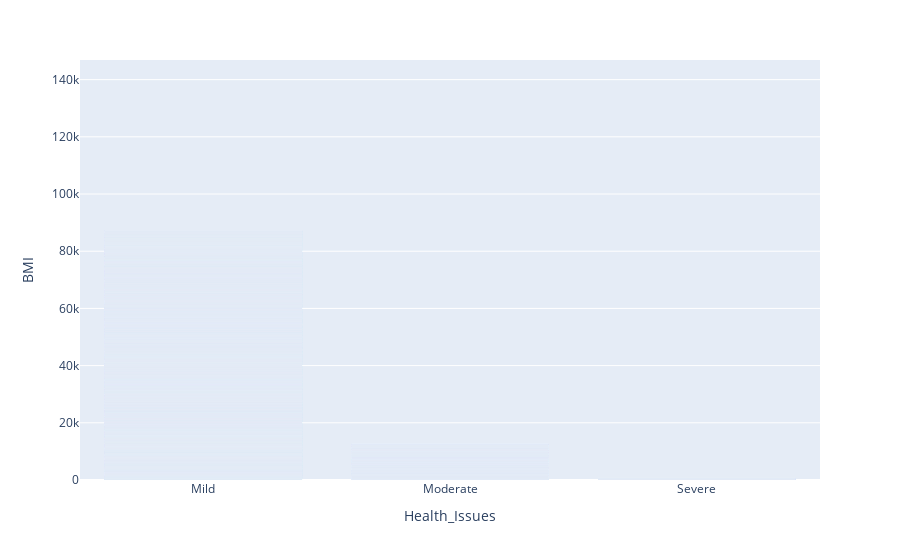

Notebook code for this chart:
### Code cell
px.bar(df,x='Health_Issues',y='BMI').show()

### Figure 1 — Plotly figure (JSON) as saved in the notebook; plotly's stock layout.template omitted (floating-point values rounded to 4 significant figures; data arrays with more than 128 entries replaced by an {"elided": "..."} marker saying what was removed)
{"data": [{"hovertemplate": "Health_Issues=%{x}<br>BMI=%{y}<extra></extra>", "legendgroup": "", "marker": {"color": "#636efa", "pattern": {"shape": ""}}, "name": "", "orientation": "v", "showlegend": false, "textposition": "auto", "type": "bar", "x": {"elided": "10000 str values"}, "xaxis": "x", "y": {"elided": "10000 float values"}, "yaxis": "y"}], "layout": {"barmode": "relative", "legend": {"tracegroupgap": 0}, "margin": {"t": 60}, "xaxis": {"anchor": "y", "domain": [0, 1], "title": {"text": "Health_Issues"}}, "yaxis": {"anchor": "x", "domain": [0, 1], "title": {"text": "BMI"}}}}
